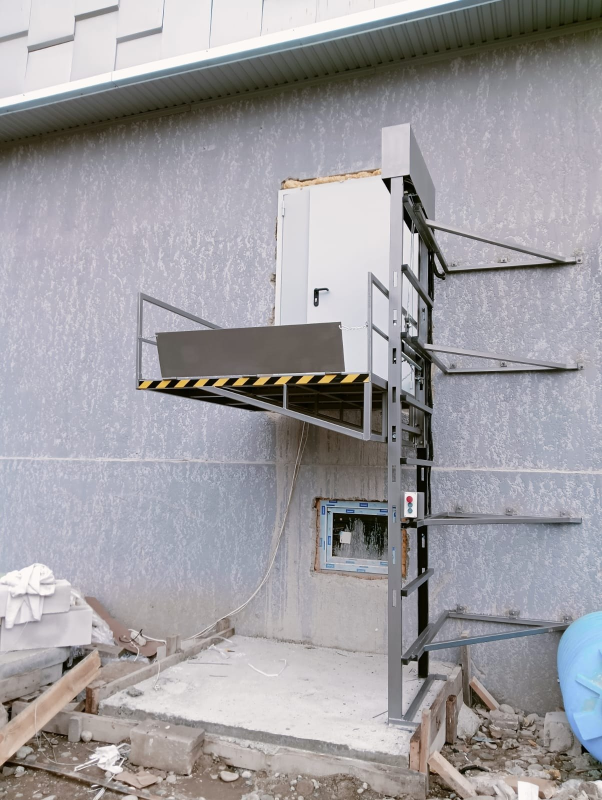
#> input picture php-site/works/work-65.jpg, 1204 x 1600 px, found by its file name (shown at 1/2 size)
$ python make-real-images.py
#> lines starting #> are read from the running program, lines starting #| are printed output that depends on the picture
from PIL import Image, ImageEnhance

def grade(img):
    img = ImageEnhance.Contrast(img).enhance(1.10)
    img = ImageEnhance.Color(img).enhance(0.90)
    img = ImageEnhance.Brightness(img).enhance(0.96)
    img = ImageEnhance.Sharpness(img).enhance(1.15)
    return img

# Hero: реальный консольный подъёмник на фасаде (works/work-65.jpg)
hero = Image.open('works/work-65.jpg')
#> hero is the input picture: PIL image 1204x1600 RGB; mean R, G, B 159, 157, 161.3
print('hero src', hero.size)
#| hero src (1204, 1600)
crop = hero.crop((0, 330, hero.width, 1180))  # дверца + платформа + мачта
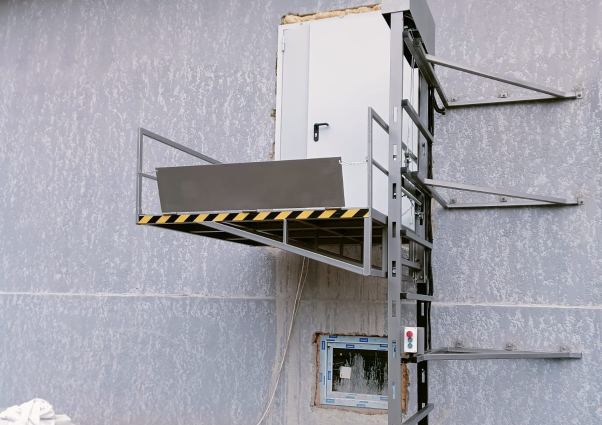
#> crop: PIL image 1204x850 RGB (shown at 1/2 size); mean R, G, B 163.1, 162, 170.2
crop = grade(crop)
crop.save('assets/hero-real.jpg', 'JPEG', quality=84, optimize=True, progressive=True)
print('hero-real', crop.size)
#| hero-real (1204, 850)

# Секция «объект»: реальный шахтный подъёмник в облицовке здания (works/work-18.jpg)
obj = Image.open('works/work-18.jpg')
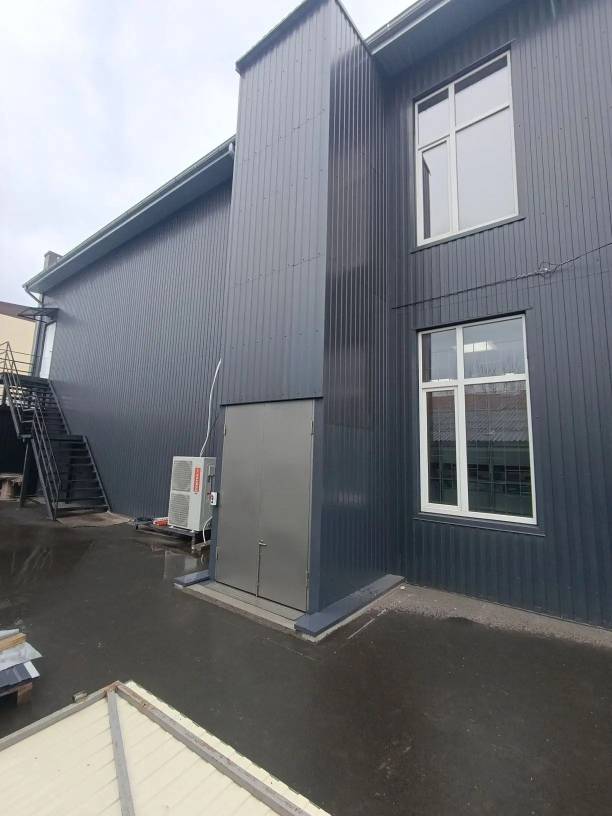
#> input picture works/work-18.jpg, 1224 x 1632 px, found by its file name (shown at 1/2 size)
#> obj is the input picture: PIL image 1224x1632 RGB; mean R, G, B 118.5, 121.2, 126
print('obj src', obj.size)
#| obj src (1224, 1632)
crop2 = obj.crop((0, 120, obj.width, 1500))
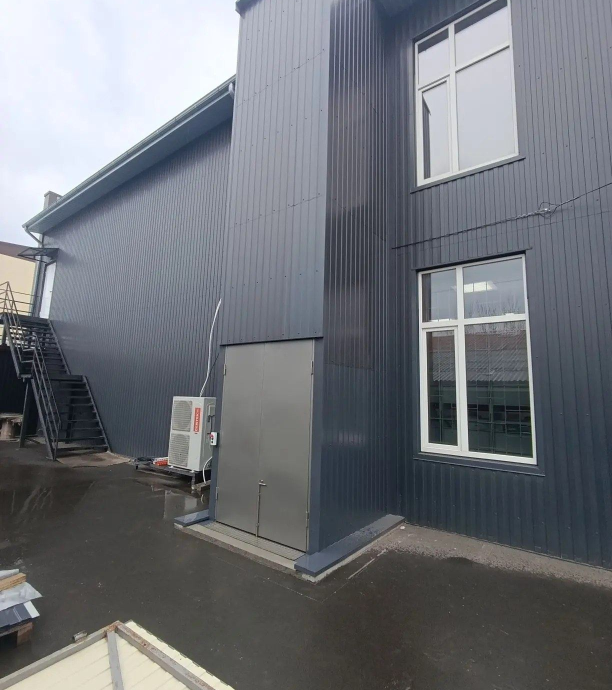
#> crop2: PIL image 1224x1380 RGB (shown at 1/2 size); mean R, G, B 111.7, 114.7, 120.3
crop2 = grade(crop2)
crop2.save('assets/object-real.jpg', 'JPEG', quality=84, optimize=True, progressive=True)
print('object-real', crop2.size)
#| object-real (1224, 1380)
